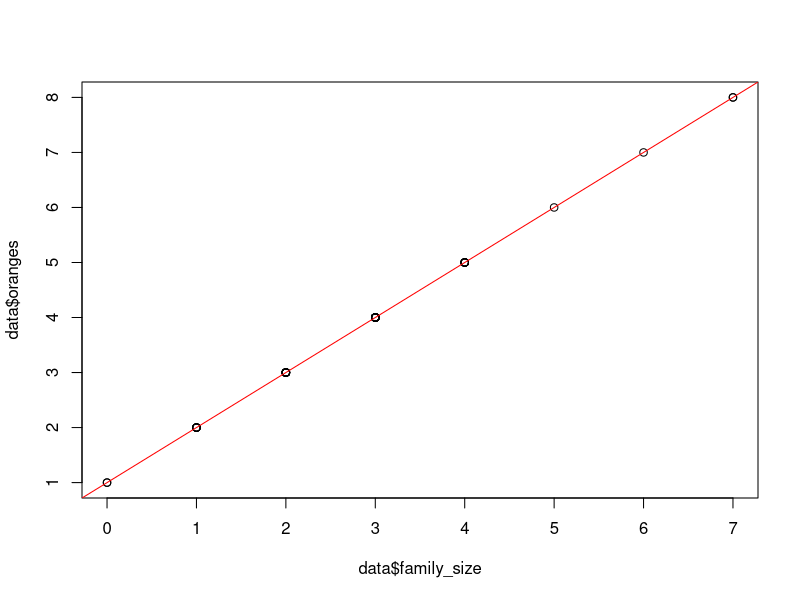
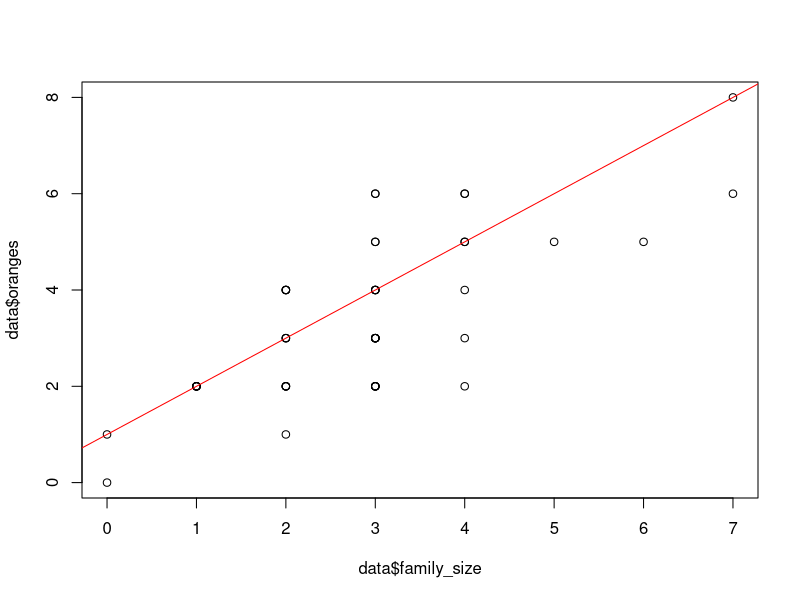
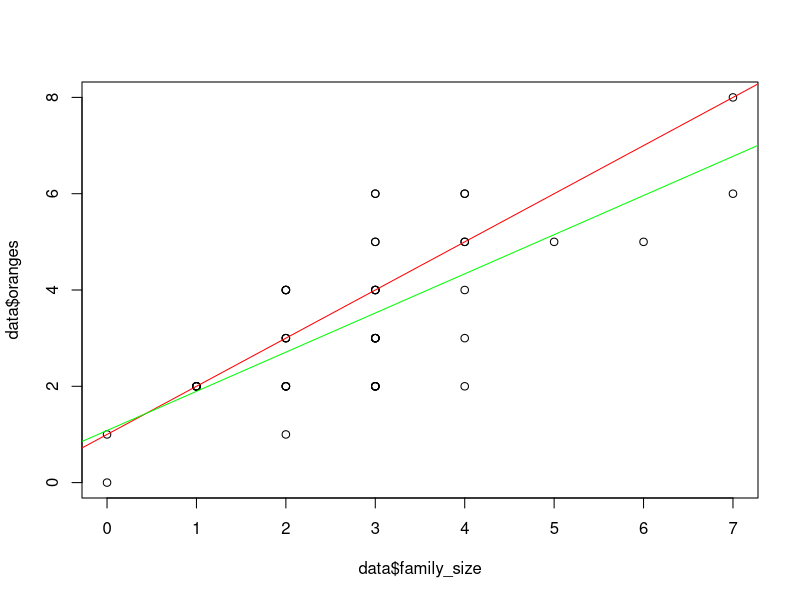

Generate these figures, in order, with R:
## ---- chunk 1
library(dplyr)
## ---- chunk 2
# Zależność wprost proporcjonalna

set.seed(111)
data <- data.frame(
  family_size = rpois(50, 3)
) %>% mutate(oranges = family_size+1) # ilość pomarańcz = ilość osób w rodzinie + dzika pomarańcza

plot(data$family_size, data$oranges)
abline(a=1, b=1, col="red")
cor(data$family_size, data$oranges)
## ---- chunk 3
get_preference = function(family_size){
  sapply(family_size, function(x) {
    sum(sample(c(0, 1, 2), size = x, replace = T, prob = c(0.3, 0.5, 0.2)))
  })
}

set.seed(123)
data <- data %>% mutate(oranges = get_preference(family_size+1))

plot(data$family_size, data$oranges)
abline(a=1, b=1, col="red")

cor(data$family_size, data$oranges)
## ---- chunk 4
# y = a + bx + e
# Metoda najmniejszych kwadratow: 
# (y - a - bx)^2 -> min

# teoretyczna prognoza: rodzina kupi tyle pomarańczy co członków + 1
data$y_drop = data$family_size + 1

# e - błedy, reszty (residuals), czyli tyle pomarańczy ile rodzina faktycznie zakupiłą
data$e = data$oranges - data$y_drop

# suma do kwadratu, by bledy przeciwnych znakow sie nie eliminowały 
sum(data$e^2)

# MNK - model w którym oranges zależą od family_size
model <- lm(oranges ~ family_size, data)

plot(data$family_size, data$oranges)
abline(a=1, b=1, col="red")
abline(a=model$coefficients[1], b=model$coefficients[2], col="green")

sum(model$residuals^2)

summary(data)
summary(model)

# t = (m - m0)/S*sqrt(n) ~ tS(n-1) (rozkład t-Studenta, test istotności)
print(1.0823/0.3473) # Estimate/Std. Error
# Interpretacja: Jeśli wynik tego dzielenia (t-value) jest duży (zazwyczaj powyżej 2), to znaczy, że wpływ zmiennej jest "silniejszy" niż szum informacyjny. Oznacza to, że wielkość rodziny istotnie statystycznie wpływa na liczbę pomarańczy.

# Współczynnik determinacji: R^2 (R-Squared) - uzasadnia jaki procent zmienności Twojego y (pomarańczy) udało się wyjaśnić za pomocą x (wielkości rodziny).
# Im bliżej 1, tym model lepiej opisuje rzeczywistość

# Test Łącznej istotności wszystkich zmiennych: F-Statistic
# Interpretacja: Patrzysz na wartość p-value przy statystyce F. Jeśli jest mniejsza niż 0.05, to twój model ma sens i wnosi jakąś informację
